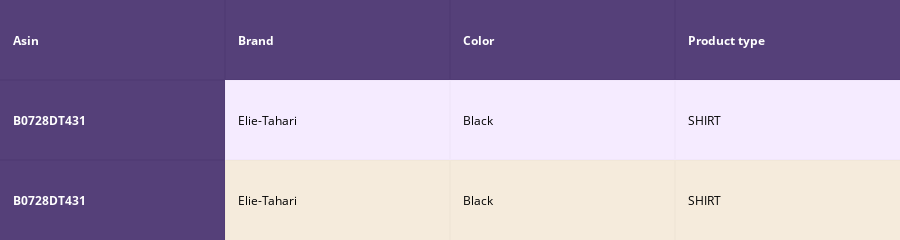
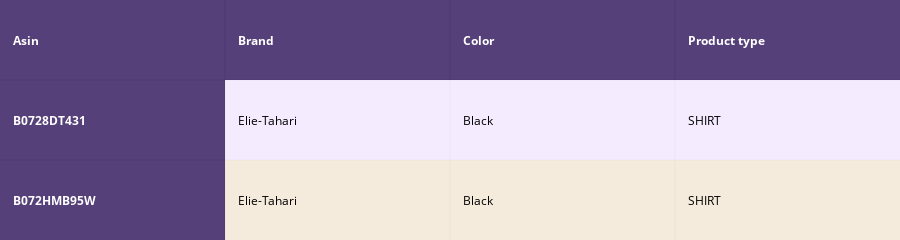
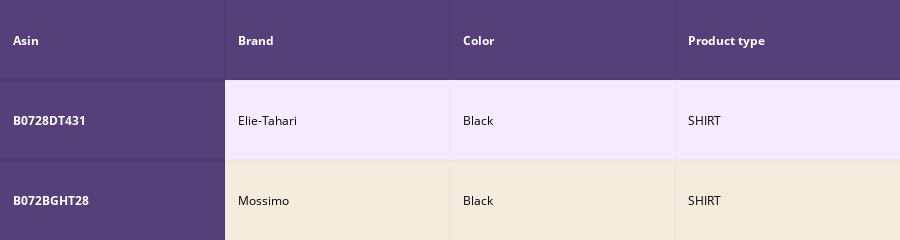
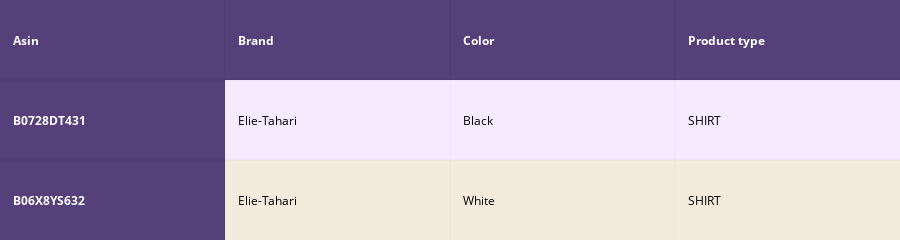

Notebook code for these charts, in order:
### Code cell
def idf_w2v_brand(doc_id, w1, w2, num_results):
    # doc_id: apparel's id in given corpus
    # w1: weight for  w2v features
    # w2: weight for brand and color features

    # pairwise_dist will store the distance from given input apparel to all remaining apparels
    # the metric we used here is cosine, the coside distance is mesured as K(X, Y) = <X, Y> / (||X||*||Y||)
    idf_w2v_dist  = pairwise_distances(w2v_title_weight, w2v_title_weight[doc_id].reshape(1,-1))
    ex_feat_dist = pairwise_distances(extra_features, extra_features[doc_id])
    pairwise_dist   = (w1 * idf_w2v_dist +  w2 * ex_feat_dist)/float(w1 + w2)

    # np.argsort will return indices of 9 smallest distances
    indices = np.argsort(pairwise_dist.flatten())[0:num_results]
    #pdists will store the 9 smallest distances
    pdists  = np.sort(pairwise_dist.flatten())[0:num_results]

    #data frame indices of the 9 smallest distace's
    df_indices = list(data.index[indices])
    

    for i in range(0, len(indices)):
        heat_map_w2v_brand(data['title'].loc[df_indices[0]],data['title'].loc[df_indices[i]], data['medium_image_url'].loc[df_indices[i]], indices[0], indices[i],df_indices[0], df_indices[i], 'weighted')
        print('ASIN :',data['asin'].loc[df_indices[i]])
        print('Brand :',data['brand'].loc[df_indices[i]])
        print('euclidean distance from input :', pdists[i])
        print('='*125)

idf_w2v_brand(12566, 5, 5, 10)
# in the give heat map, each cell contains the euclidean distance between words i, j

### Figure 1 — Plotly figure (JSON) as saved in the notebook; plotly's stock layout.template omitted (floating-point values rounded to 4 significant figures)
{"data": [{"colorscale": [[0, "#1d004d"], [0.5, "#f2e5ff"], [1, "#f2e5d1"]], "hoverinfo": "none", "opacity": 0.75, "showscale": false, "type": "heatmap", "uid": "e5878804-d1e1-4184-bde4-46f3c027c1fc", "z": [[0, 0, 0, 0], [0, 0.5, 0.5, 0.5], [0, 1, 1, 1]]}], "layout": {"annotations": [{"align": "left", "font": {"color": "#ffffff"}, "showarrow": false, "text": "<b>Asin</b>", "x": -0.45, "xanchor": "left", "xref": "x", "y": 0, "yref": "y"}, {"align": "left", "font": {"color": "#ffffff"}, "showarrow": false, "text": "<b>Brand</b>", "x": 0.55, "xanchor": "left", "xref": "x", "y": 0, "yref": "y"}, {"align": "left", "font": {"color": "#ffffff"}, "showarrow": false, "text": "<b>Color</b>", "x": 1.55, "xanchor": "left", "xref": "x", "y": 0, "yref": "y"}, {"align": "left", "font": {"color": "#ffffff"}, "showarrow": false, "text": "<b>Product type</b>", "x": 2.55, "xanchor": "left", "xref": "x", "y": 0, "yref": "y"}, {"align": "left", "font": {"color": "#ffffff"}, "showarrow": false, "text": "<b>B0728DT431</b>", "x": -0.45, "xanchor": "left", "xref": "x", "y": 1, "yref": "y"}, {"align": "left", "font": {"color": "#000000"}, "showarrow": false, "text": "Elie-Tahari", "x": 0.55, "xanchor": "left", "xref": "x", "y": 1, "yref": "y"}, {"align": "left", "font": {"color": "#000000"}, "showarrow": false, "text": "Black", "x": 1.55, "xanchor": "left", "xref": "x", "y": 1, "yref": "y"}, {"align": "left", "font": {"color": "#000000"}, "showarrow": false, "text": "SHIRT", "x": 2.55, "xanchor": "left", "xref": "x", "y": 1, "yref": "y"}, {"align": "left", "font": {"color": "#ffffff"}, "showarrow": false, "text": "<b>B0728DT431</b>", "x": -0.45, "xanchor": "left", "xref": "x", "y": 2, "yref": "y"}, {"align": "left", "font": {"color": "#000000"}, "showarrow": false, "text": "Elie-Tahari", "x": 0.55, "xanchor": "left", "xref": "x", "y": 2, "yref": "y"}, {"align": "left", "font": {"color": "#000000"}, "showarrow": false, "text": "Black", "x": 1.55, "xanchor": "left", "xref": "x", "y": 2, "yref": "y"}, {"align": "left", "font": {"color": "#000000"}, "showarrow": false, "text": "SHIRT", "x": 2.55, "xanchor": "left", "xref": "x", "y": 2, "yref": "y"}], "height": 140, "margin": {"b": 0, "l": 0, "r": 0, "t": 0}, "xaxis": {"dtick": 1, "gridwidth": 2, "showticklabels": false, "tick0": -0.5, "ticks": "", "zeroline": false}, "yaxis": {"autorange": "reversed", "dtick": 1, "gridwidth": 2, "showticklabels": false, "tick0": 0.5, "ticks": "", "zeroline": false}}}

### Figure 2 — Plotly figure (JSON) as saved in the notebook; plotly's stock layout.template omitted (floating-point values rounded to 4 significant figures)
{"data": [{"colorscale": [[0, "#1d004d"], [0.5, "#f2e5ff"], [1, "#f2e5d1"]], "hoverinfo": "none", "opacity": 0.75, "showscale": false, "type": "heatmap", "uid": "46604689-1aa6-4859-96da-5fbd5022a75b", "z": [[0, 0, 0, 0], [0, 0.5, 0.5, 0.5], [0, 1, 1, 1]]}], "layout": {"annotations": [{"align": "left", "font": {"color": "#ffffff"}, "showarrow": false, "text": "<b>Asin</b>", "x": -0.45, "xanchor": "left", "xref": "x", "y": 0, "yref": "y"}, {"align": "left", "font": {"color": "#ffffff"}, "showarrow": false, "text": "<b>Brand</b>", "x": 0.55, "xanchor": "left", "xref": "x", "y": 0, "yref": "y"}, {"align": "left", "font": {"color": "#ffffff"}, "showarrow": false, "text": "<b>Color</b>", "x": 1.55, "xanchor": "left", "xref": "x", "y": 0, "yref": "y"}, {"align": "left", "font": {"color": "#ffffff"}, "showarrow": false, "text": "<b>Product type</b>", "x": 2.55, "xanchor": "left", "xref": "x", "y": 0, "yref": "y"}, {"align": "left", "font": {"color": "#ffffff"}, "showarrow": false, "text": "<b>B0728DT431</b>", "x": -0.45, "xanchor": "left", "xref": "x", "y": 1, "yref": "y"}, {"align": "left", "font": {"color": "#000000"}, "showarrow": false, "text": "Elie-Tahari", "x": 0.55, "xanchor": "left", "xref": "x", "y": 1, "yref": "y"}, {"align": "left", "font": {"color": "#000000"}, "showarrow": false, "text": "Black", "x": 1.55, "xanchor": "left", "xref": "x", "y": 1, "yref": "y"}, {"align": "left", "font": {"color": "#000000"}, "showarrow": false, "text": "SHIRT", "x": 2.55, "xanchor": "left", "xref": "x", "y": 1, "yref": "y"}, {"align": "left", "font": {"color": "#ffffff"}, "showarrow": false, "text": "<b>B072HMB95W</b>", "x": -0.45, "xanchor": "left", "xref": "x", "y": 2, "yref": "y"}, {"align": "left", "font": {"color": "#000000"}, "showarrow": false, "text": "Elie-Tahari", "x": 0.55, "xanchor": "left", "xref": "x", "y": 2, "yref": "y"}, {"align": "left", "font": {"color": "#000000"}, "showarrow": false, "text": "Black", "x": 1.55, "xanchor": "left", "xref": "x", "y": 2, "yref": "y"}, {"align": "left", "font": {"color": "#000000"}, "showarrow": false, "text": "SHIRT", "x": 2.55, "xanchor": "left", "xref": "x", "y": 2, "yref": "y"}], "height": 140, "margin": {"b": 0, "l": 0, "r": 0, "t": 0}, "xaxis": {"dtick": 1, "gridwidth": 2, "showticklabels": false, "tick0": -0.5, "ticks": "", "zeroline": false}, "yaxis": {"autorange": "reversed", "dtick": 1, "gridwidth": 2, "showticklabels": false, "tick0": 0.5, "ticks": "", "zeroline": false}}}

### Figure 3 — Plotly figure (JSON) as saved in the notebook; plotly's stock layout.template omitted (floating-point values rounded to 4 significant figures)
{"data": [{"colorscale": [[0, "#1d004d"], [0.5, "#f2e5ff"], [1, "#f2e5d1"]], "hoverinfo": "none", "opacity": 0.75, "showscale": false, "type": "heatmap", "uid": "a288bd5d-c003-4925-a0b2-ce452e369fbc", "z": [[0, 0, 0, 0], [0, 0.5, 0.5, 0.5], [0, 1, 1, 1]]}], "layout": {"annotations": [{"align": "left", "font": {"color": "#ffffff"}, "showarrow": false, "text": "<b>Asin</b>", "x": -0.45, "xanchor": "left", "xref": "x", "y": 0, "yref": "y"}, {"align": "left", "font": {"color": "#ffffff"}, "showarrow": false, "text": "<b>Brand</b>", "x": 0.55, "xanchor": "left", "xref": "x", "y": 0, "yref": "y"}, {"align": "left", "font": {"color": "#ffffff"}, "showarrow": false, "text": "<b>Color</b>", "x": 1.55, "xanchor": "left", "xref": "x", "y": 0, "yref": "y"}, {"align": "left", "font": {"color": "#ffffff"}, "showarrow": false, "text": "<b>Product type</b>", "x": 2.55, "xanchor": "left", "xref": "x", "y": 0, "yref": "y"}, {"align": "left", "font": {"color": "#ffffff"}, "showarrow": false, "text": "<b>B0728DT431</b>", "x": -0.45, "xanchor": "left", "xref": "x", "y": 1, "yref": "y"}, {"align": "left", "font": {"color": "#000000"}, "showarrow": false, "text": "Elie-Tahari", "x": 0.55, "xanchor": "left", "xref": "x", "y": 1, "yref": "y"}, {"align": "left", "font": {"color": "#000000"}, "showarrow": false, "text": "Black", "x": 1.55, "xanchor": "left", "xref": "x", "y": 1, "yref": "y"}, {"align": "left", "font": {"color": "#000000"}, "showarrow": false, "text": "SHIRT", "x": 2.55, "xanchor": "left", "xref": "x", "y": 1, "yref": "y"}, {"align": "left", "font": {"color": "#ffffff"}, "showarrow": false, "text": "<b>B072BGHT28</b>", "x": -0.45, "xanchor": "left", "xref": "x", "y": 2, "yref": "y"}, {"align": "left", "font": {"color": "#000000"}, "showarrow": false, "text": "Mossimo", "x": 0.55, "xanchor": "left", "xref": "x", "y": 2, "yref": "y"}, {"align": "left", "font": {"color": "#000000"}, "showarrow": false, "text": "Black", "x": 1.55, "xanchor": "left", "xref": "x", "y": 2, "yref": "y"}, {"align": "left", "font": {"color": "#000000"}, "showarrow": false, "text": "SHIRT", "x": 2.55, "xanchor": "left", "xref": "x", "y": 2, "yref": "y"}], "height": 140, "margin": {"b": 0, "l": 0, "r": 0, "t": 0}, "xaxis": {"dtick": 1, "gridwidth": 2, "showticklabels": false, "tick0": -0.5, "ticks": "", "zeroline": false}, "yaxis": {"autorange": "reversed", "dtick": 1, "gridwidth": 2, "showticklabels": false, "tick0": 0.5, "ticks": "", "zeroline": false}}}

### Figure 4 — Plotly figure (JSON) as saved in the notebook; plotly's stock layout.template omitted (floating-point values rounded to 4 significant figures)
{"data": [{"colorscale": [[0, "#1d004d"], [0.5, "#f2e5ff"], [1, "#f2e5d1"]], "hoverinfo": "none", "opacity": 0.75, "showscale": false, "type": "heatmap", "uid": "bf93cd2f-196c-4b4a-b02a-2b961d6dbfe0", "z": [[0, 0, 0, 0], [0, 0.5, 0.5, 0.5], [0, 1, 1, 1]]}], "layout": {"annotations": [{"align": "left", "font": {"color": "#ffffff"}, "showarrow": false, "text": "<b>Asin</b>", "x": -0.45, "xanchor": "left", "xref": "x", "y": 0, "yref": "y"}, {"align": "left", "font": {"color": "#ffffff"}, "showarrow": false, "text": "<b>Brand</b>", "x": 0.55, "xanchor": "left", "xref": "x", "y": 0, "yref": "y"}, {"align": "left", "font": {"color": "#ffffff"}, "showarrow": false, "text": "<b>Color</b>", "x": 1.55, "xanchor": "left", "xref": "x", "y": 0, "yref": "y"}, {"align": "left", "font": {"color": "#ffffff"}, "showarrow": false, "text": "<b>Product type</b>", "x": 2.55, "xanchor": "left", "xref": "x", "y": 0, "yref": "y"}, {"align": "left", "font": {"color": "#ffffff"}, "showarrow": false, "text": "<b>B0728DT431</b>", "x": -0.45, "xanchor": "left", "xref": "x", "y": 1, "yref": "y"}, {"align": "left", "font": {"color": "#000000"}, "showarrow": false, "text": "Elie-Tahari", "x": 0.55, "xanchor": "left", "xref": "x", "y": 1, "yref": "y"}, {"align": "left", "font": {"color": "#000000"}, "showarrow": false, "text": "Black", "x": 1.55, "xanchor": "left", "xref": "x", "y": 1, "yref": "y"}, {"align": "left", "font": {"color": "#000000"}, "showarrow": false, "text": "SHIRT", "x": 2.55, "xanchor": "left", "xref": "x", "y": 1, "yref": "y"}, {"align": "left", "font": {"color": "#ffffff"}, "showarrow": false, "text": "<b>B06X8YS632</b>", "x": -0.45, "xanchor": "left", "xref": "x", "y": 2, "yref": "y"}, {"align": "left", "font": {"color": "#000000"}, "showarrow": false, "text": "Elie-Tahari", "x": 0.55, "xanchor": "left", "xref": "x", "y": 2, "yref": "y"}, {"align": "left", "font": {"color": "#000000"}, "showarrow": false, "text": "White", "x": 1.55, "xanchor": "left", "xref": "x", "y": 2, "yref": "y"}, {"align": "left", "font": {"color": "#000000"}, "showarrow": false, "text": "SHIRT", "x": 2.55, "xanchor": "left", "xref": "x", "y": 2, "yref": "y"}], "height": 140, "margin": {"b": 0, "l": 0, "r": 0, "t": 0}, "xaxis": {"dtick": 1, "gridwidth": 2, "showticklabels": false, "tick0": -0.5, "ticks": "", "zeroline": false}, "yaxis": {"autorange": "reversed", "dtick": 1, "gridwidth": 2, "showticklabels": false, "tick0": 0.5, "ticks": "", "zeroline": false}}}
